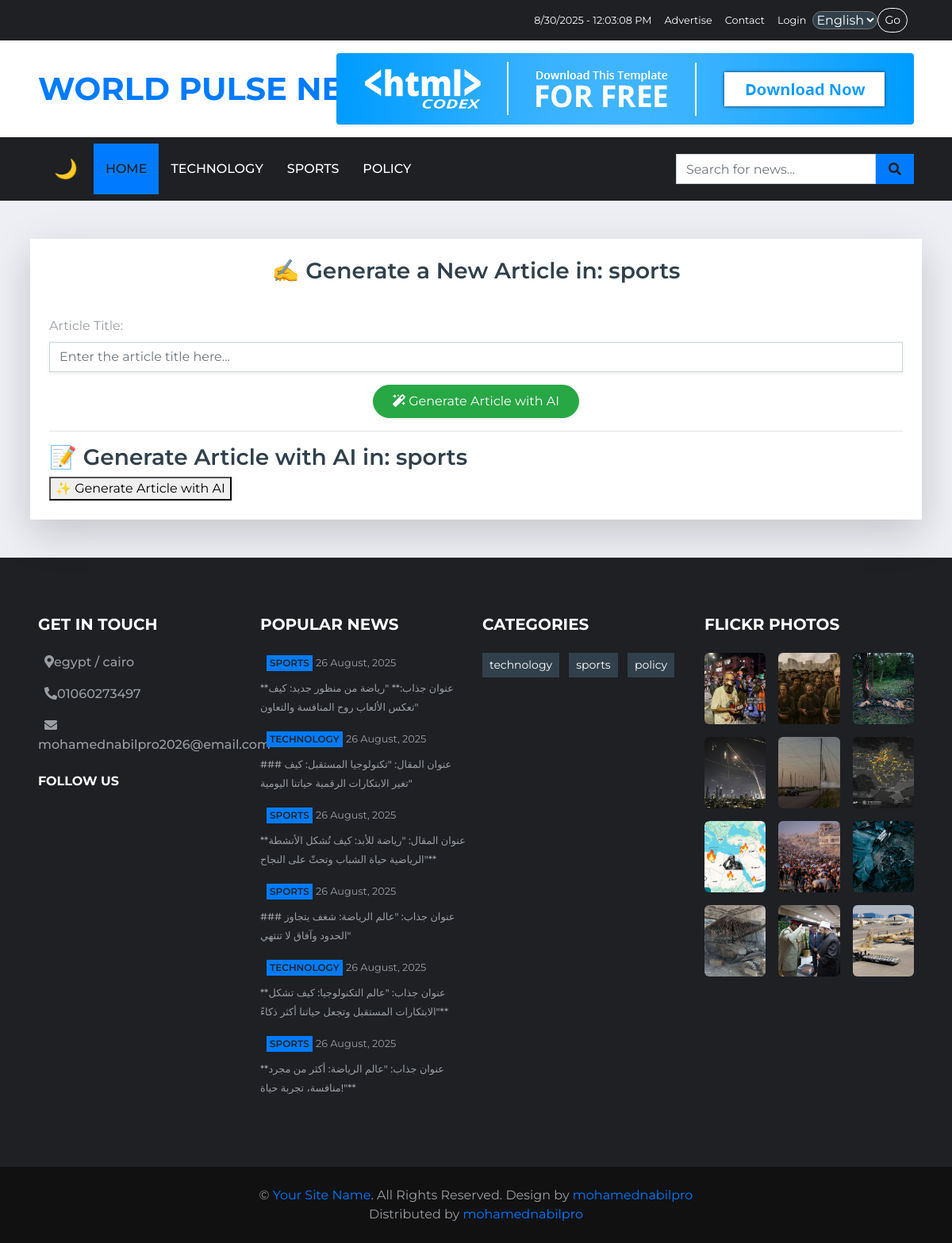
The page /en/category/sports/generate/ on the database as committed earlier.
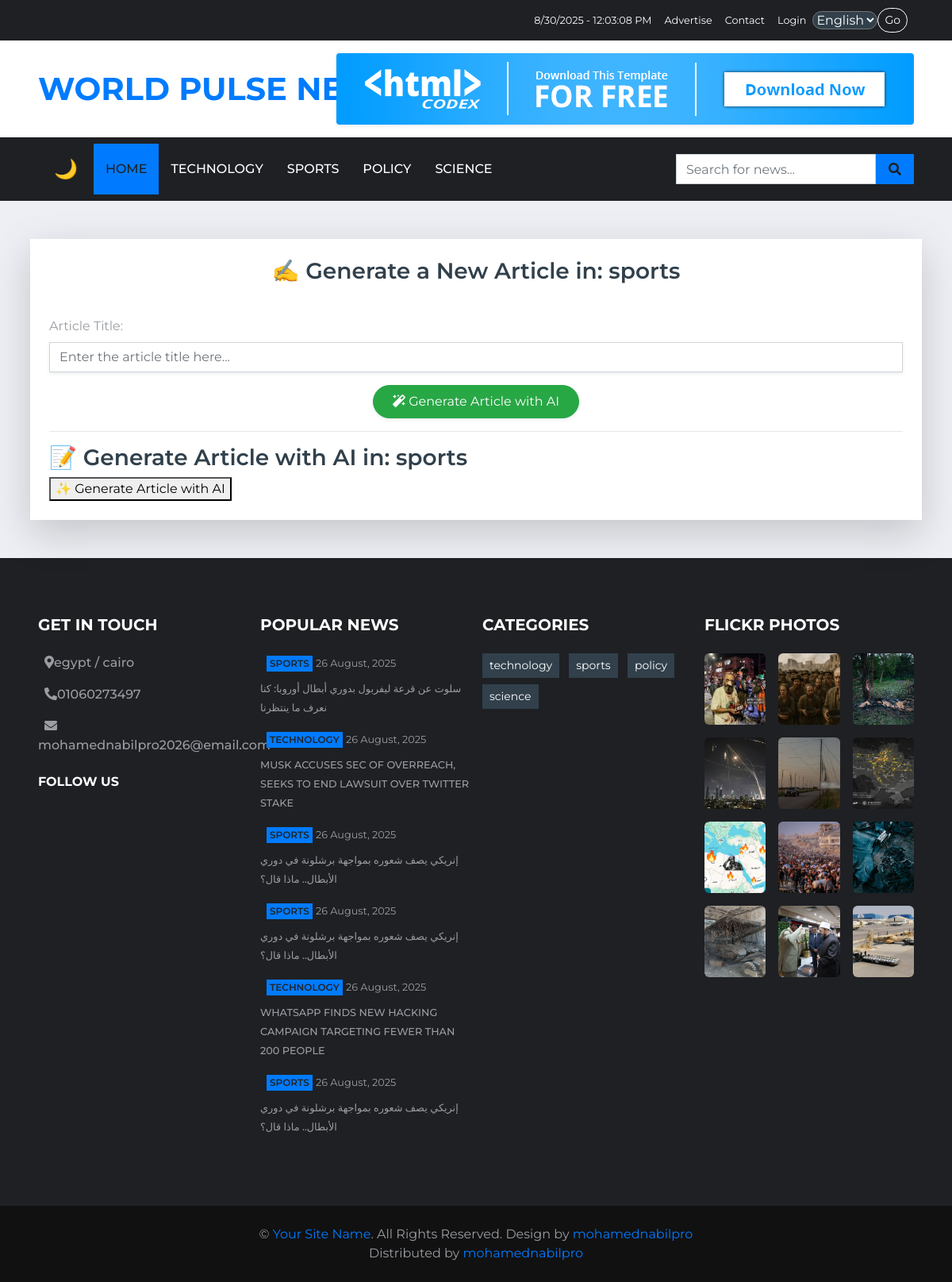
The same page on the database as committed later.
### main_core/models.py (models this page shows, shortened)
class NewsCategory(models.Model):
    name = models.CharField(max_length=200, unique=True)
    slug = models.SlugField(max_length=200, unique=True, blank=True)
    description = models.TextField(blank=True, null=True)
    class Meta:
        verbose_name_plural = "News Categories"
    def __str__(self):
        return self.name

class NewsArticle(models.Model):
    title = models.CharField(max_length=250)
    slug = models.SlugField(max_length=250, unique=True, blank=True)
    content = models.TextField()
    image = models.ImageField(upload_to="articles/")
    category = models.ForeignKey(NewsCategory, on_delete=models.CASCADE, related_name="articles")
    author = models.ForeignKey(User, on_delete=models.CASCADE)
    is_breaking = models.BooleanField(default=False)  # <- هذا الحقل
    is_featured = models.BooleanField(default=False)  # مقالات مميزة
    is_trending = models.BooleanField(default=False)  # مقالات متداولة
    created_at = models.DateTimeField(auto_now_add=True)
    views = models.PositiveIntegerField(default=0)

class FlickrPhoto(models.Model):
    title = models.CharField(max_length=100, blank=True, null=True)
    image = models.ImageField(upload_to='flickr_photos/')
    created_at = models.DateTimeField(auto_now_add=True)
    class Meta:
        verbose_name = "Flickr Photo"
        verbose_name_plural = "Flickr Photos"

### contact/models.py (models this page shows, shortened)
class InformationContact(models.Model):
    name = models.CharField(max_length=100)
    location = models.CharField(max_length=255)
    phone = models.CharField(max_length=20)
    email = models.EmailField()
    created_at = models.DateTimeField(auto_now_add=True)
    class Meta:
        db_table = 'information_contact'
        managed = True
        verbose_name = 'Information Contact'
        verbose_name_plural = 'Information Contacts'

### main_core/views.py (the view, shortened to what this page needs)
# urls.py: path("category/<slug:category_slug>/generate/", views.generate_ai_article, name="generate_ai_article"),
@require_http_methods(["GET", "POST"])
def generate_ai_article(request, category_slug):
    photos = FlickrPhoto.objects.all().order_by('-created_at')[:12]
    categories = NewsCategory.objects.all()
    information = InformationContact.objects.first()
    icon = SocialMediaIcon.objects.all()
    category = get_object_or_404(NewsCategory, slug=category_slug)
    popular_articles = NewsArticle.objects.order_by('-views')[:6]
    try:
        ...
    except Exception as e:
        import traceback
        print("❌ AI Error:", str(e))           # يطبع الخطأ البسيط
        print(traceback.format_exc())           # يطبع الـ stacktrace كامل
        return JsonResponse({
            "error": "حدث خطأ أثناء توليد المقال. راجع اللوج في السيرفر."
        }, json_dumps_params={'ensure_ascii': False})
    articles = NewsArticle.objects.filter(category=category).order_by('-created_at')
    context = {
        "category": category,
        "photos": photos,
        "categories": categories,
        "information": information,
        "icon": icon,
        "popular_articles": popular_articles,
        "articles": articles,
    }
    return render(request, "generate_ai_article.html", context)

### main_core/templates/generate_ai_article.html (shortened to what this page needs)
{% extends "base.html" %}
{% if LANGUAGE_CODE == 'ar' %}
  {% block content_ar %}
    <div class="container my-5">
      <div class="card shadow-lg border-0 rounded-3 p-4 bg-body-tertiary">
          <h3 class="fw-bold mb-4 text-primary-emphasis text-center">
            ✍️ توليد مقال جديد في قسم: {{ category.name }}
          </h3>
          <form method="post" class="mt-3">
              {% csrf_token %}
              <div class="form-group mb-3">
                  <label for="title" class="form-label fw-semibold">عنوان المقال:</label>
                  <input type="text" name="title" id="title"
                         class="form-control shadow-sm"
                         placeholder="اكتب عنوان المقال هنا..." required>
              </div>
              <div class="text-center">
                <button type="submit" class="btn btn-success px-4 py-2 shadow-sm rounded-pill">
                    <i class="fas fa-magic me-2"></i> توليد المقال بالذكاء الاصطناعي
                </button>
              </div>
          </form>
               <div class="automated-section">
            <h3>📝 Generate Article with AI in: {{ category.name }}</h3>
          <form method="post">
              {% csrf_token %}
              <button type="submit">✨ Generate Article with AI</button>
          </form>
          {% if generated_article %}
              <div class="article">
                  <h2>{{ generated_article.title }}</h2>
                  <p>{{ generated_article.content|linebreaks }}</p>
              </div>
          {% endif %}
      </div>
      </div>
    </div>
  {% endblock %}
{% else %}
  {% block content_en %}
    <div class="container my-5">
      <div class="card shadow-lg border-0 rounded-3 p-4 bg-body-tertiary">
          <h3 class="fw-bold mb-4 text-primary-emphasis text-center">
            ✍️ Generate a New Article in: {{ category.name }}
          </h3>
          <form method="post" class="mt-3">
              <div class="form-group mb-3">
                  <label for="title" class="form-label fw-semibold">Article Title:</label>
                  <input type="text" name="title" id="title"
                         class="form-control shadow-sm"
                         placeholder="Enter the article title here..." required>
              </div>
              <div class="text-center">
                <button type="submit" class="btn btn-success px-4 py-2 shadow-sm rounded-pill">
                    <i class="fas fa-magic me-2"></i> Generate Article with AI
                </button>
              </div>
          </form>
          <hr>
      <div class="automated-section">
            <h3>📝 Generate Article with AI in: {{ category.name }}</h3>
          <form method="post">
              <button type="submit">✨ Generate Article with AI</button>
          </form>
      </div>
      </div>
    </div>
  {% endblock %}
{% endif %}

### templates/parts/navbar.html (shortened to what this page needs)
{% load static %}
{% load i18n %}
{% if LANGUAGE_CODE == 'ar' %}
<div class="container-fluid p-0" style="position: sticky; top: 0; z-index: 100;" dir="rtl">
  <nav class="navbar navbar-expand-lg bg-dark navbar-dark py-2 px-lg-5">
    <button type="button" class="navbar-toggler" data-toggle="collapse" data-target="#navbarCollapseAR">
      <span class="navbar-toggler-icon"></span>
    </button>
    <div class="collapse navbar-collapse justify-content-between" id="navbarCollapseAR">
      <div class="navbar-nav ml-auto py-0">
        <button id="darkModeToggle" class="dark-mode-btn">🌙</button>
        <a href="{% url 'main_core:home' %}" class="nav-item nav-link active">الرئيسية</a>
        {% for NewsCategory in categories|slice:":4" %}
          <a href="{% url 'main_core:category_list' NewsCategory.slug %}"
             class="nav-item nav-link">{% trans NewsCategory.name %}</a>
        {% endfor %}
        {% if categories|length > 4 %}
        <div class="nav-item dropdown">
          <a href="#" class="nav-link dropdown-toggle" data-toggle="dropdown">المزيد</a>
          <div class="dropdown-menu bg-dark border-0">
            {% for NewsCategory in categories|slice:"4:" %}
              <a href="{% url 'main_core:category_list' NewsCategory.slug %}"
                 class="dropdown-item text-light">{% trans NewsCategory.name %}</a>
            {% endfor %}
          </div>
        </div>
        {% endif %}
      </div>
      <div class="input-group mr-auto mt-2 mt-lg-0 d-lg-flex" style="max-width: 300px;">
        <form class="d-flex w-100" role="search" method="get" action="{% url 'main_core:search_articles' %}">
          <input class="form-control" type="search" name="q" placeholder="ابحث عن خبر..." aria-label="Search">
          <button class="input-group-text bg-primary text-dark border-0 px-3" type="submit">
            <i class="fa fa-search"></i>
          </button>
        </form>
      </div>
    </div>
  </nav>
</div>
{% else %}
<div class="container-fluid p-0" style="position: sticky; top: 0; z-index: 100;" dir="ltr">
  <nav class="navbar navbar-expand-lg bg-dark navbar-dark py-2 px-lg-5">
    <div class="collapse navbar-collapse justify-content-between" id="navbarCollapseEN">
      <div class="navbar-nav py-0">
        <button id="darkModeToggle" class="dark-mode-btn">🌙</button>
        <a href="{% url 'main_core:home' %}" class="nav-item nav-link active">Home</a>
        {% for NewsCategory in categories|slice:":4" %}
          <a href="{% url 'main_core:category_list' NewsCategory.slug %}"
             class="nav-item nav-link">{% trans NewsCategory.name %}</a>
        {% endfor %}
      </div>
      <div class="input-group ml-auto mt-2 mt-lg-0 d-lg-flex" style="max-width: 300px;">
        <form class="d-flex w-100" role="search" method="get" action="{% url 'main_core:search_articles' %}">
          <input class="form-control" type="search" name="q" placeholder="Search for news..." aria-label="Search">
          <button class="input-group-text bg-primary text-dark border-0 px-3" type="submit">
            <i class="fa fa-search"></i>
          </button>
        </form>
      </div>
    </div>
  </nav>
</div>
{% endif %}

### templates/parts/footer.html (shortened to what this page needs)
{% load static %}
{% load i18n %}
{% if LANGUAGE_CODE == 'ar' %}
<div class="container-fluid bg-dark pt-5 px-sm-3 px-md-5 mt-5" dir="rtl">
    <div class="row py-4">
        <div class="col-lg-3 col-md-6 mb-5 text-right">
            <h5 class="mb-4 text-white text-uppercase font-weight-bold">اتصل بنا</h5>
            <p class="font-weight-medium"><i class="fa fa-map-marker-alt ml-2"></i>{{ information.location }}</p>
            <p class="font-weight-medium"><i class="fa fa-phone-alt ml-2"></i>{{ information.phone }}</p>
            <p class="font-weight-medium"><i class="fa fa-envelope ml-2"></i>{{ information.email }}</p>
            <h6 class="mt-4 mb-3 text-white text-uppercase font-weight-bold">تابعنا</h6>
            <div class="d-flex justify-content-end">
                {% for icon in social_media_icons %}
                   <a class="btn btn-lg btn-secondary btn-lg-square ml-2" href="{{ icon.link }}"><i class="fab {{ icon.icon_name }}"></i></a>
                {% endfor %}
            </div>
        </div>
        <div class="col-lg-3 col-md-6 mb-5 text-right">
            <h5 class="mb-4 text-white text-uppercase font-weight-bold">أخبار شائعة</h5>
            {% for NewsArticle in popular_articles %}
            <div class="mb-3">
                <div class="mb-2">
                    <a class="badge badge-primary text-uppercase font-weight-semi-bold p-1 ml-2" href="">{{ NewsArticle.category }}</a>
                    <a class="text-body" href=""><small>{{ NewsArticle.created_at|date:"d F, Y" }}</small></a>
                </div>
                <a class="small text-body text-uppercase font-weight-medium" href="">{{ NewsArticle.title }}</a>
            </div>
            {% endfor %}
        </div>
        <div class="col-lg-3 col-md-6 mb-5 text-right">
            <h5 class="mb-4 text-white text-uppercase font-weight-bold">التصنيفات</h5>
            <div class="m-n1">
            {% for NewsCategory in categories %}
                <a href="{% url 'main_core:category_list' NewsCategory.slug %}" class="btn btn-sm btn-secondary m-1">{{ NewsCategory.name }}</a>
                {% endfor %}
            </div>
        </div>
        <div class="col-lg-3 col-md-6 mb-5">
            <h5 class="mb-4 text-white text-uppercase font-weight-bold">معرض الصور</h5>
            <div class="row">
                {% for photo in photos %}
                <div class="col-4 mb-3">
                    <a href="{{ photo.image.url }}" target="_blank" class="flickr-photo">
                        <img class="w-100"
                            src="{{ photo.image.url }}"
                            alt="{{ photo.title }}">
                    </a>
                </div>
                {% endfor %}
            </div>
        </div>
    </div>
</div>
<div class="container-fluid py-4 px-sm-3 px-md-5" style="background: #111111;" dir="rtl">
    <p class="m-0 text-center">
        © <a href="#">موقع أخبار الأعمال</a>. جميع الحقوق محفوظة.
        <br/>تصميم بواسطة <a href="https://mohamednabilpro.netlify.app/">mohamednabilpro</a>
        <br/>موزع من <a href="https://mohamednabilpro.netlify.app/">mohamednabilpro</a>
    </p>
</div>
{% else %}
    <div class="container-fluid bg-dark pt-5 px-sm-3 px-md-5 mt-5">
        <div class="row py-4">
            <div class="col-lg-3 col-md-6 mb-5">
                <h5 class="mb-4 text-white text-uppercase font-weight-bold">Get In Touch</h5>
            <p class="font-weight-medium"><i class="fa fa-map-marker-alt ml-2"></i>{{ information.location }}</p>
            <p class="font-weight-medium"><i class="fa fa-phone-alt ml-2"></i>{{ information.phone }}</p>
            <p class="font-weight-medium"><i class="fa fa-envelope ml-2"></i>{{ information.email }}</p>
                <h6 class="mt-4 mb-3 text-white text-uppercase font-weight-bold">Follow Us</h6>
            </div>
            <div class="col-lg-3 col-md-6 mb-5">
                <h5 class="mb-4 text-white text-uppercase font-weight-bold">Popular News</h5>
                {% for NewsArticle in popular_articles %}
                    <div class="mb-3">
                        <div class="mb-2">
                            <a class="badge badge-primary text-uppercase font-weight-semi-bold p-1 ml-2" href="">{{ NewsArticle.category }}</a>
                            <a class="text-body" href=""><small>{{ NewsArticle.created_at|date:"d F, Y" }}</small></a>
                        </div>
                        <a class="small text-body text-uppercase font-weight-medium" href="">{{ NewsArticle.title }}</a>
                    </div>
                    {% endfor %}
            </div>
            <div class="col-lg-3 col-md-6 mb-5">
                <h5 class="mb-4 text-white text-uppercase font-weight-bold">Categories</h5>
                <div class="m-n1">
            {% for NewsCategory in categories %}
                <a href="{% url 'main_core:category_list' NewsCategory.slug %}" class="btn btn-sm btn-secondary m-1">{{ NewsCategory.name }}</a>
                {% endfor %}
                </div>
            </div>
        <div class="col-lg-3 col-md-6 mb-5">
            <h5 class="mb-4 text-white text-uppercase font-weight-bold">Flickr Photos</h5>
            <div class="row">
                {% for photo in photos %}
                <div class="col-4 mb-3">
                    <a href="{{ photo.image.url }}" target="_blank" class="flickr-photo">
                        <img class="w-100"
                            src="{{ photo.image.url }}"
                            alt="{{ photo.title }}">
                    </a>
                </div>
                {% endfor %}
            </div>
        </div>
        </div>
    </div>
    <div class="container-fluid py-4 px-sm-3 px-md-5" style="background: #111111;">
        <p class="m-0 text-center">&copy; <a href="#">Your Site Name</a>. All Rights Reserved.
		Design by <a href="https://mohamednabilpro.netlify.app/">mohamednabilpro</a><br>
        Distributed by <a href="https://mohamednabilpro.netlify.app/">mohamednabilpro</a>
    </p>
    </div>
{% endif %}

Rows that differ between the two databases and show on the page:
added NewsCategory: name "science"
changed NewsArticle: title "**عنوان جذاب:** \"رياضة من منظور جديد: كيف تعكس الألعاب روح المنافسة والتعاون\"" → "سلوت عن قرعة ليفربول بدوري أبطال أوروبا: كنا نعرف ما ينتظرنا"
changed NewsArticle: title "### عنوان المقال: \"تكنولوجيا المستقبل: كيف تغير الابتكارات الرقمية حياتنا اليومية\"" → "MUSK ACCUSES SEC OF OVERREACH, SEEKS TO END LAWSUIT OVER TWITTER STAKE"
changed NewsArticle (number 3 of 6 on the later page): title "**عنوان المقال: \"رياضة للأبد: كيف تُشكل الأنشطة الرياضية حياة الشباب وتحثّ على النجاح\"**" → "إنريكي يصف شعوره بمواجهة برشلونة في دوري الأبطال.. ماذا قال؟"
changed NewsArticle (number 4 of 6 on the later page): title "### عنوان جذاب: \"عالم الرياضة: شغف يتجاوز الحدود وآفاق لا تنتهي\"" → "إنريكي يصف شعوره بمواجهة برشلونة في دوري الأبطال.. ماذا قال؟"
changed NewsArticle: title "**عنوان جذاب: \"عالم التكنولوجيا: كيف تشكل الابتكارات المستقبل وتجعل حياتنا أكثر ذكاءً\"**" → "WHATSAPP FINDS NEW HACKING CAMPAIGN TARGETING FEWER THAN 200 PEOPLE"
changed NewsArticle (number 6 of 6 on the later page): title "**عنوان جذاب: \"عالم الرياضة: أكثر من مجرد منافسة، تجربة حياة!\"**" → "إنريكي يصف شعوره بمواجهة برشلونة في دوري الأبطال.. ماذا قال؟"
